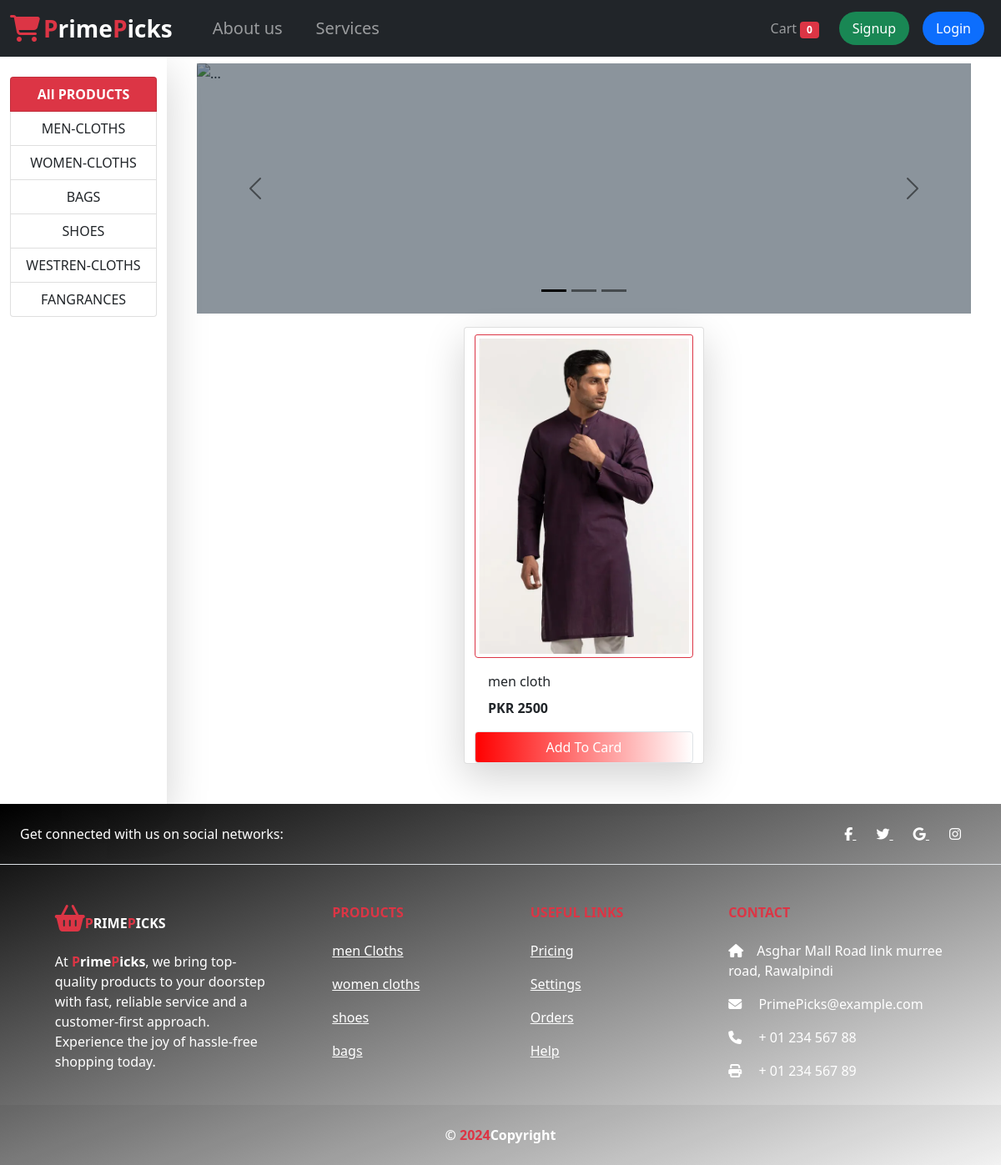
/?category=1, run on the app's committed database.
### app1/models/category.py (models this page shows, shortened)
class Category(models.Model):
    name=models.CharField(max_length=50)
    @staticmethod
    def get_all_categories():
        return Category.objects.all()

### app1/models/product.py (models this page shows, shortened)
class Product(models.Model):
    name=models.CharField(max_length=50)
    price=models.IntegerField(default=0)
    category=models.ForeignKey(Category,on_delete=models.CASCADE,default=1)
    description=models.CharField(max_length=200,default='',null=True,blank=True)
    image=models.ImageField(upload_to='images/products/')
    @staticmethod
    def get_all_products_by_category_id(category_id):
        if category_id:
            return Product.objects.filter(category=category_id)
        else:
            return Product.get_all_products()

### app1/views/home.py (the view, shortened to what this page needs)
# urls.py: path('',home.index.as_view(),name='homepage'),
class index(View):
    def get(self,request):
        cart=request.session.get('cart')
        if not cart:
            request.session['cart']={}
        products=None
        categories=Category.get_all_categories()
        categoryID=request.GET.get('category')
        if categoryID:
            products=Product.get_all_products_by_category_id(categoryID)
        else:
            products=Product.get_all_products()
        data={}
        data['products']=products
        data['categories']=categories
        return render(request,'index.html',data)

### app1/templatetags/cart.py (called while the page is built)
@register.filter(name='is_in_cart')
def is_in_cart(product,cart):
    keys=cart.keys()
    for id in keys:
        if int(id) ==product.id:
            return True
    return False

### app1/templates/index.html (shortened to what this page needs)
{% extends "base.html" %} {% block content %} {% load cart %}
<div class="container-fluid">
  <div class="row">
    <div class="col col-lg-2 mx-auto pt-4 border-5 shadow-lg">
      <div class="list-group">
        <a
          href="/"
          class="list-group-item list-group-item-action text-center bg-danger text-white fw-bolder"
          >All PRODUCTS</a
        >
        {% for category in categories %}
        <a
          href="/?category={{ category.id }}"
          class="list-group-item list-group-item-action text-center"
        >
          {{ category.name }}
        </a>
        {% endfor %}
      </div>
    </div>
    <div id="products" class="col-lg-10 mx-auto mt-2">
      <div class="container mb-3">
        <div
          id="carouselExampleDark"
          class="carousel carousel-dark slide"
          style="
            carousel::before {
              content: '';
              position: absolute;
              top: 0;
              width: 100%;
              bottom: 0;
              background: #034a6b;
              opacity: 0.5;
            }
          "
          data-bs-ride="carousel"
        >
          <div class="carousel-indicators">
            <button
              type="button"
              data-bs-target="#carouselExampleDark"
              data-bs-slide-to="0"
              class="active"
              aria-current="true"
              aria-label="Slide 1"
            ></button>
            <button
              type="button"
              data-bs-target="#carouselExampleDark"
              data-bs-slide-to="1"
              aria-label="Slide 2"
            ></button>
            <button
              type="button"
              data-bs-target="#carouselExampleDark"
              data-bs-slide-to="2"
              aria-label="Slide 3"
            ></button>
          </div>
          <div class="carousel-inner rounded" style="height: 300px">
            <div class="carousel-item active" data-bs-interval="10000">
              <img
                src="https://linkusuponline.com/wp-content/uploads/2019/08/e-commerce-banner-1024x341.jpg"
                class="d-block w-100 h-100 object-fit-cover"
                alt="..."
              />
            </div>
          </div>
          <button
            class="carousel-control-prev"
            type="button"
            data-bs-target="#carouselExampleDark"
            data-bs-slide="prev"
          >
            <span class="carousel-control-prev-icon" aria-hidden="true"></span>
          </button>
          <button
            class="carousel-control-next"
            type="button"
            data-bs-target="#carouselExampleDark"
            data-bs-slide="next"
          >
            <span class="carousel-control-next-icon" aria-hidden="true"></span>
          </button>
        </div>
      </div>
      <div class="row mx-auto">
        {% for product in products %}
        <div
          class="card mx-auto mb-5 shadow-lg pt-2"
          id="{{product.id}}"
          style="width: 18rem"
          id=""
        >
          <img
            src="{{product.image.url}}"
            class="card-img-top img-thumbnail border-danger"
          />
          <div class="card-body">
            <p class="card-title">{{product.name}}</p>
            <p class="card-text"><b>PKR {{product.price}}</b></p>
          </div>
          <div class="cart-footer p-0">
            {% if product|is_in_cart:request.session.cart %}
            <div class="row no-gutters">
              <form action="/#{{product.id}}" method="POST" class="col-2">
                {% csrf_token %}
                <input
                  hidden
                  type="text"
                  value="{{product.id}}"
                  name="product"
                />
                <input hidden type="text" value="True" name="remove" />
                <input
                  type="submit"
                  value="-"
                  class="btn btn-block"
                  style="
                    background: linear-gradient(
                      to right,
                      #ff0000 0%,
                      #ffffff 100%
                    );
                  "
                />
              </form>
              <div class="text-center col bg-gradient shadow-lg">
                {{product|cart_quantity:request.session.cart}} in cart
              </div>
              <form action="/#{{product.id}}" method="POST" class="col-2">
                {% csrf_token %}
                <input
                  hidden
                  type="text"
                  value="{{product.id}}"
                  name="product"
                />
                <input
                  type="submit"
                  value="+"
                  class="btn btn-block"
                  style="
                    background: linear-gradient(
                      to right,
                      #ff0000 0%,
                      #ffffff 100%
                    );
                  "
                />
              </form>
            </div>
            {% else %}
            <form action="/#{{product.id}}" method="POST" class="btn-block">
              <input
                class="float-right btn btn-light border form-control text-white"
                type="submit"
                style="
                  background: linear-gradient(
                    to right,
                    #ff0000 0%,
                    #ffffff 100%
                  );
                "
                value="Add To Card"
              />
            </form>
            {% endif %}
          </div>
        </div>
        {% endfor %}
      </div>
    </div>
  </div>
</div>
{% endblock %}

### app1/templates/index.html (style rules this page uses)
.carousel::before { content: ""; position: absolute; top: 0; width: 100%; bottom: 0; background: #182b3a; opacity: 0.5; z-index: 1; }
.carousel-item { position: relative; z-index: 0; }

### data on the page
Category: name "MEN-CLOTHS"
Category: name "WOMEN-CLOTHS"
Category: name "BAGS"
Category: name "SHOES"
Category: name "WESTREN-CLOTHS"
Category: name "FANGRANCES"
Product: image (picture), name "men cloth", price "2500"

### other printed values
{{ request.session.cart.keys|length }} "0"
